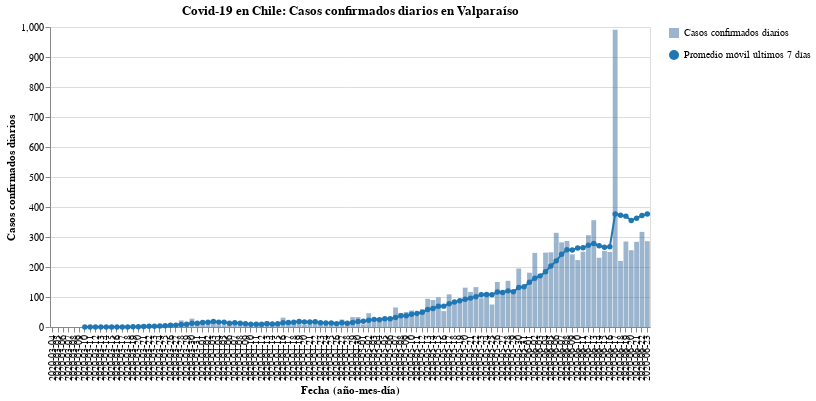

Notebook code for this chart:
### Code cell
#hide_input
bars, line = my_cases_plot(region)
(bars + line).properties(
    title=f'Covid-19 en Chile: Casos confirmados diarios en {region}',
    width=600
)

### Figure 1 — Vega-Lite specification as saved in the notebook (floating-point values rounded to 4 significant figures)
{"config": {"view": {"continuousWidth": 400, "continuousHeight": 300}}, "layer": [{"mark": {"type": "bar", "opacity": 0.7}, "encoding": {"opacity": {"type": "nominal", "field": "Casos confirmados diarios", "legend": {"title": ""}}, "tooltip": [{"type": "nominal", "field": "Fecha"}, {"type": "quantitative", "field": "Casos confirmados"}], "x": {"type": "nominal", "axis": {"title": "Fecha (año-mes-día)"}, "field": "Fecha"}, "y": {"type": "quantitative", "axis": {"title": "Casos confirmados diarios"}, "field": "Casos confirmados"}}}, {"mark": {"type": "line", "color": "#1f77b4", "point": {"filled": true, "fill": "#1f77b4"}}, "encoding": {"shape": {"type": "nominal", "field": "Promedio móvil últimos 7 días", "legend": {"title": ""}}, "x": {"type": "nominal", "axis": {"title": "Fecha (año-mes-día)"}, "field": "Fecha"}, "y": {"type": "quantitative", "field": "Rolling"}}}], "data": {"name": "data-b215c5097736a6bd373d674b40673b58"}, "title": "Covid-19 en Chile: Casos confirmados diarios en Valparaíso", "width": 600, "$schema": "https://vega.github.io/schema/vega-lite/v4.8.1.json", "datasets": {"data-b215c5097736a6bd373d674b40673b58": [{"Fecha": "2020-03-04", "Casos confirmados": 0, "Rolling": null, "Casos confirmados diarios": "Casos confirmados diarios", "Promedio móvil últimos 7 días": "Promedio móvil últimos 7 días"}, {"Fecha": "2020-03-05", "Casos confirmados": 0, "Rolling": null, "Casos confirmados diarios": "Casos confirmados diarios", "Promedio móvil últimos 7 días": "Promedio móvil últimos 7 días"}, {"Fecha": "2020-03-06", "Casos confirmados": 0, "Rolling": null, "Casos confirmados diarios": "Casos confirmados diarios", "Promedio móvil últimos 7 días": "Promedio móvil últimos 7 días"}, {"Fecha": "2020-03-07", "Casos confirmados": 0, "Rolling": null, "Casos confirmados diarios": "Casos confirmados diarios", "Promedio móvil últimos 7 días": "Promedio móvil últimos 7 días"}, {"Fecha": "2020-03-08", "Casos confirmados": 0, "Rolling": null, "Casos confirmados diarios": "Casos confirmados diarios", "Promedio móvil últimos 7 días": "Promedio móvil últimos 7 días"}, {"Fecha": "2020-03-09", "Casos confirmados": 0, "Rolling": null, "Casos confirmados diarios": "Casos confirmados diarios", "Promedio móvil últimos 7 días": "Promedio móvil últimos 7 días"}, {"Fecha": "2020-03-10", "Casos confirmados": 0, "Rolling": 0.0, "Casos confirmados diarios": "Casos confirmados diarios", "Promedio móvil últimos 7 días": "Promedio móvil últimos 7 días"}, {"Fecha": "2020-03-11", "Casos confirmados": 0, "Rolling": 0.0, "Casos confirmados diarios": "Casos confirmados diarios", "Promedio móvil últimos 7 días": "Promedio móvil últimos 7 días"}, {"Fecha": "2020-03-12", "Casos confirmados": 0, "Rolling": 0.0, "Casos confirmados diarios": "Casos confirmados diarios", "Promedio móvil últimos 7 días": "Promedio móvil últimos 7 días"}, {"Fecha": "2020-03-13", "Casos confirmados": 0, "Rolling": 0.0, "Casos confirmados diarios": "Casos confirmados diarios", "Promedio móvil últimos 7 días": "Promedio móvil últimos 7 días"}, {"Fecha": "2020-03-14", "Casos confirmados": 0, "Rolling": 0.0, "Casos confirmados diarios": "Casos confirmados diarios", "Promedio móvil últimos 7 días": "Promedio móvil últimos 7 días"}, {"Fecha": "2020-03-15", "Casos confirmados": 0, "Rolling": 0.0, "Casos confirmados diarios": "Casos confirmados diarios", "Promedio móvil últimos 7 días": "Promedio móvil últimos 7 días"}, {"Fecha": "2020-03-16", "Casos confirmados": 1, "Rolling": 0.1429, "Casos confirmados diarios": "Casos confirmados diarios", "Promedio móvil últimos 7 días": "Promedio móvil últimos 7 días"}, {"Fecha": "2020-03-17", "Casos confirmados": 0, "Rolling": 0.1429, "Casos confirmados diarios": "Casos confirmados diarios", "Promedio móvil últimos 7 días": "Promedio móvil últimos 7 días"}, {"Fecha": "2020-03-18", "Casos confirmados": 0, "Rolling": 0.1429, "Casos confirmados diarios": "Casos confirmados diarios", "Promedio móvil últimos 7 días": "Promedio móvil últimos 7 días"}, {"Fecha": "2020-03-19", "Casos confirmados": 3, "Rolling": 0.5714, "Casos confirmados diarios": "Casos confirmados diarios", "Promedio móvil últimos 7 días": "Promedio móvil últimos 7 días"}, {"Fecha": "2020-03-20", "Casos confirmados": 1, "Rolling": 0.7143, "Casos confirmados diarios": "Casos confirmados diarios", "Promedio móvil últimos 7 días": "Promedio móvil últimos 7 días"}, {"Fecha": "2020-03-21", "Casos confirmados": 8, "Rolling": 1.857, "Casos confirmados diarios": "Casos confirmados diarios", "Promedio móvil últimos 7 días": "Promedio móvil últimos 7 días"}, {"Fecha": "2020-03-22", "Casos confirmados": 3, "Rolling": 2.286, "Casos confirmados diarios": "Casos confirmados diarios", "Promedio móvil últimos 7 días": "Promedio móvil últimos 7 días"}, {"Fecha": "2020-03-23", "Casos confirmados": 3, "Rolling": 2.571, "Casos confirmados diarios": "Casos confirmados diarios", "Promedio móvil últimos 7 días": "Promedio móvil últimos 7 días"}, {"Fecha": "2020-03-24", "Casos confirmados": 6, "Rolling": 3.429, "Casos confirmados diarios": "Casos confirmados diarios", "Promedio móvil últimos 7 días": "Promedio móvil últimos 7 días"}, {"Fecha": "2020-03-25", "Casos confirmados": 7, "Rolling": 4.429, "Casos confirmados diarios": "Casos confirmados diarios", "Promedio móvil últimos 7 días": "Promedio móvil últimos 7 días"}, {"Fecha": "2020-03-26", "Casos confirmados": 12, "Rolling": 5.714, "Casos confirmados diarios": "Casos confirmados diarios", "Promedio móvil últimos 7 días": "Promedio móvil últimos 7 días"}, {"Fecha": "2020-03-27", "Casos confirmados": 5, "Rolling": 6.286, "Casos confirmados diarios": "Casos confirmados diarios", "Promedio móvil últimos 7 días": "Promedio móvil últimos 7 días"}, {"Fecha": "2020-03-28", "Casos confirmados": 22, "Rolling": 8.286, "Casos confirmados diarios": "Casos confirmados diarios", "Promedio móvil últimos 7 días": "Promedio móvil últimos 7 días"}, {"Fecha": "2020-03-29", "Casos confirmados": 9, "Rolling": 9.143, "Casos confirmados diarios": "Casos confirmados diarios", "Promedio móvil últimos 7 días": "Promedio móvil últimos 7 días"}, {"Fecha": "2020-03-30", "Casos confirmados": 28, "Rolling": 12.71, "Casos confirmados diarios": "Casos confirmados diarios", "Promedio móvil últimos 7 días": "Promedio móvil últimos 7 días"}, {"Fecha": "2020-03-31", "Casos confirmados": 7, "Rolling": 12.86, "Casos confirmados diarios": "Casos confirmados diarios", "Promedio móvil últimos 7 días": "Promedio móvil últimos 7 días"}, {"Fecha": "2020-04-01", "Casos confirmados": 21, "Rolling": 14.86, "Casos confirmados diarios": "Casos confirmados diarios", "Promedio móvil últimos 7 días": "Promedio móvil últimos 7 días"}, {"Fecha": "2020-04-02", "Casos confirmados": 20, "Rolling": 16.0, "Casos confirmados diarios": "Casos confirmados diarios", "Promedio móvil últimos 7 días": "Promedio móvil últimos 7 días"}, {"Fecha": "2020-04-03", "Casos confirmados": 20, "Rolling": 18.14, "Casos confirmados diarios": "Casos confirmados diarios", "Promedio móvil últimos 7 días": "Promedio móvil últimos 7 días"}, {"Fecha": "2020-04-04", "Casos confirmados": 9, "Rolling": 16.29, "Casos confirmados diarios": "Casos confirmados diarios", "Promedio móvil últimos 7 días": "Promedio móvil últimos 7 días"}, {"Fecha": "2020-04-05", "Casos confirmados": 6, "Rolling": 15.86, "Casos confirmados diarios": "Casos confirmados diarios", "Promedio móvil últimos 7 días": "Promedio móvil últimos 7 días"}, {"Fecha": "2020-04-06", "Casos confirmados": 7, "Rolling": 12.86, "Casos confirmados diarios": "Casos confirmados diarios", "Promedio móvil últimos 7 días": "Promedio móvil últimos 7 días"}, {"Fecha": "2020-04-07", "Casos confirmados": 16, "Rolling": 14.14, "Casos confirmados diarios": "Casos confirmados diarios", "Promedio móvil últimos 7 días": "Promedio móvil últimos 7 días"}, {"Fecha": "2020-04-08", "Casos confirmados": 11, "Rolling": 12.71, "Casos confirmados diarios": "Casos confirmados diarios", "Promedio móvil últimos 7 días": "Promedio móvil últimos 7 días"}, {"Fecha": "2020-04-09", "Casos confirmados": 5, "Rolling": 10.57, "Casos confirmados diarios": "Casos confirmados diarios", "Promedio móvil últimos 7 días": "Promedio móvil últimos 7 días"}, {"Fecha": "2020-04-10", "Casos confirmados": 11, "Rolling": 9.286, "Casos confirmados diarios": "Casos confirmados diarios", "Promedio móvil últimos 7 días": "Promedio móvil últimos 7 días"}, {"Fecha": "2020-04-11", "Casos confirmados": 7, "Rolling": 9.0, "Casos confirmados diarios": "Casos confirmados diarios", "Promedio móvil últimos 7 días": "Promedio móvil últimos 7 días"}, {"Fecha": "2020-04-12", "Casos confirmados": 6, "Rolling": 9.0, "Casos confirmados diarios": "Casos confirmados diarios", "Promedio móvil últimos 7 días": "Promedio móvil últimos 7 días"}, {"Fecha": "2020-04-13", "Casos confirmados": 19, "Rolling": 10.71, "Casos confirmados diarios": "Casos confirmados diarios", "Promedio móvil últimos 7 días": "Promedio móvil últimos 7 días"}, {"Fecha": "2020-04-14", "Casos confirmados": 12, "Rolling": 10.14, "Casos confirmados diarios": "Casos confirmados diarios", "Promedio móvil últimos 7 días": "Promedio móvil últimos 7 días"}, {"Fecha": "2020-04-15", "Casos confirmados": 14, "Rolling": 10.57, "Casos confirmados diarios": "Casos confirmados diarios", "Promedio móvil últimos 7 días": "Promedio móvil últimos 7 días"}, {"Fecha": "2020-04-16", "Casos confirmados": 31, "Rolling": 14.29, "Casos confirmados diarios": "Casos confirmados diarios", "Promedio móvil últimos 7 días": "Promedio móvil últimos 7 días"}, {"Fecha": "2020-04-17", "Casos confirmados": 15, "Rolling": 14.86, "Casos confirmados diarios": "Casos confirmados diarios", "Promedio móvil últimos 7 días": "Promedio móvil últimos 7 días"}, {"Fecha": "2020-04-18", "Casos confirmados": 14, "Rolling": 15.86, "Casos confirmados diarios": "Casos confirmados diarios", "Promedio móvil últimos 7 días": "Promedio móvil últimos 7 días"}, {"Fecha": "2020-04-19", "Casos confirmados": 22, "Rolling": 18.14, "Casos confirmados diarios": "Casos confirmados diarios", "Promedio móvil últimos 7 días": "Promedio móvil últimos 7 días"}, {"Fecha": "2020-04-20", "Casos confirmados": 7, "Rolling": 16.43, "Casos confirmados diarios": "Casos confirmados diarios", "Promedio móvil últimos 7 días": "Promedio móvil últimos 7 días"}, {"Fecha": "2020-04-21", "Casos confirmados": 15, "Rolling": 16.86, "Casos confirmados diarios": "Casos confirmados diarios", "Promedio móvil últimos 7 días": "Promedio móvil últimos 7 días"}, {"Fecha": "2020-04-22", "Casos confirmados": 18, "Rolling": 17.43, "Casos confirmados diarios": "Casos confirmados diarios", "Promedio móvil últimos 7 días": "Promedio móvil últimos 7 días"}, {"Fecha": "2020-04-23", "Casos confirmados": 8, "Rolling": 14.14, "Casos confirmados diarios": "Casos confirmados diarios", "Promedio móvil últimos 7 días": "Promedio móvil últimos 7 días"}, {"Fecha": "2020-04-24", "Casos confirmados": 7, "Rolling": 13.0, "Casos confirmados diarios": "Casos confirmados diarios", "Promedio móvil últimos 7 días": "Promedio móvil últimos 7 días"}, {"Fecha": "2020-04-25", "Casos confirmados": 18, "Rolling": 13.57, "Casos confirmados diarios": "Casos confirmados diarios", "Promedio móvil últimos 7 días": "Promedio móvil últimos 7 días"}, {"Fecha": "2020-04-26", "Casos confirmados": 6, "Rolling": 11.29, "Casos confirmados diarios": "Casos confirmados diarios", "Promedio móvil últimos 7 días": "Promedio móvil últimos 7 días"}, {"Fecha": "2020-04-27", "Casos confirmados": 25, "Rolling": 13.86, "Casos confirmados diarios": "Casos confirmados diarios", "Promedio móvil últimos 7 días": "Promedio móvil últimos 7 días"}, {"Fecha": "2020-04-28", "Casos confirmados": 8, "Rolling": 12.86, "Casos confirmados diarios": "Casos confirmados diarios", "Promedio móvil últimos 7 días": "Promedio móvil últimos 7 días"}, {"Fecha": "2020-04-29", "Casos confirmados": 33, "Rolling": 15.0, "Casos confirmados diarios": "Casos confirmados diarios", "Promedio móvil últimos 7 días": "Promedio móvil últimos 7 días"}, {"Fecha": "2020-04-30", "Casos confirmados": 33, "Rolling": 18.57, "Casos confirmados diarios": "Casos confirmados diarios", "Promedio móvil últimos 7 días": "Promedio móvil últimos 7 días"}, {"Fecha": "2020-05-01", "Casos confirmados": 9, "Rolling": 18.86, "Casos confirmados diarios": "Casos confirmados diarios", "Promedio móvil últimos 7 días": "Promedio móvil últimos 7 días"}, {"Fecha": "2020-05-02", "Casos confirmados": 46, "Rolling": 22.86, "Casos confirmados diarios": "Casos confirmados diarios", "Promedio móvil últimos 7 días": "Promedio móvil últimos 7 días"}, {"Fecha": "2020-05-03", "Casos confirmados": 24, "Rolling": 25.43, "Casos confirmados diarios": "Casos confirmados diarios", "Promedio móvil últimos 7 días": "Promedio móvil últimos 7 días"}, {"Fecha": "2020-05-04", "Casos confirmados": 18, "Rolling": 24.43, "Casos confirmados diarios": "Casos confirmados diarios", "Promedio móvil últimos 7 días": "Promedio móvil últimos 7 días"}, {"Fecha": "2020-05-05", "Casos confirmados": 31, "Rolling": 27.71, "Casos confirmados diarios": "Casos confirmados diarios", "Promedio móvil últimos 7 días": "Promedio móvil últimos 7 días"}, {"Fecha": "2020-05-06", "Casos confirmados": 29, "Rolling": 27.14, "Casos confirmados diarios": "Casos confirmados diarios", "Promedio móvil últimos 7 días": "Promedio móvil últimos 7 días"}, {"Fecha": "2020-05-07", "Casos confirmados": 65, "Rolling": 31.71, "Casos confirmados diarios": "Casos confirmados diarios", "Promedio móvil últimos 7 días": "Promedio móvil últimos 7 días"}, {"Fecha": "2020-05-08", "Casos confirmados": 47, "Rolling": 37.14, "Casos confirmados diarios": "Casos confirmados diarios", "Promedio móvil últimos 7 días": "Promedio móvil últimos 7 días"}, {"Fecha": "2020-05-09", "Casos confirmados": 50, "Rolling": 37.71, "Casos confirmados diarios": "Casos confirmados diarios", "Promedio móvil últimos 7 días": "Promedio móvil últimos 7 días"}, {"Fecha": "2020-05-10", "Casos confirmados": 55, "Rolling": 42.14, "Casos confirmados diarios": "Casos confirmados diarios", "Promedio móvil últimos 7 días": "Promedio móvil últimos 7 días"}, {"Fecha": "2020-05-11", "Casos confirmados": 37, "Rolling": 44.86, "Casos confirmados diarios": "Casos confirmados diarios", "Promedio móvil últimos 7 días": "Promedio móvil últimos 7 días"}, {"Fecha": "2020-05-12", "Casos confirmados": 59, "Rolling": 48.86, "Casos confirmados diarios": "Casos confirmados diarios", "Promedio móvil últimos 7 días": "Promedio móvil últimos 7 días"}, {"Fecha": "2020-05-13", "Casos confirmados": 94, "Rolling": 58.14, "Casos confirmados diarios": "Casos confirmados diarios", "Promedio móvil últimos 7 días": "Promedio móvil últimos 7 días"}, {"Fecha": "2020-05-14", "Casos confirmados": 90, "Rolling": 61.71, "Casos confirmados diarios": "Casos confirmados diarios", "Promedio móvil últimos 7 días": "Promedio móvil últimos 7 días"}, {"Fecha": "2020-05-15", "Casos confirmados": 99, "Rolling": 69.14, "Casos confirmados diarios": "Casos confirmados diarios", "Promedio móvil últimos 7 días": "Promedio móvil últimos 7 días"}, {"Fecha": "2020-05-16", "Casos confirmados": 53, "Rolling": 69.57, "Casos confirmados diarios": "Casos confirmados diarios", "Promedio móvil últimos 7 días": "Promedio móvil últimos 7 días"}, {"Fecha": "2020-05-17", "Casos confirmados": 109, "Rolling": 77.29, "Casos confirmados diarios": "Casos confirmados diarios", "Promedio móvil últimos 7 días": "Promedio móvil últimos 7 días"}, {"Fecha": "2020-05-18", "Casos confirmados": 79, "Rolling": 83.29, "Casos confirmados diarios": "Casos confirmados diarios", "Promedio móvil últimos 7 días": "Promedio móvil últimos 7 días"}, {"Fecha": "2020-05-19", "Casos confirmados": 86, "Rolling": 87.14, "Casos confirmados diarios": "Casos confirmados diarios", "Promedio móvil últimos 7 días": "Promedio móvil últimos 7 días"}, {"Fecha": "2020-05-20", "Casos confirmados": 131, "Rolling": 92.43, "Casos confirmados diarios": "Casos confirmados diarios", "Promedio móvil últimos 7 días": "Promedio móvil últimos 7 días"}, {"Fecha": "2020-05-21", "Casos confirmados": 117, "Rolling": 96.29, "Casos confirmados diarios": "Casos confirmados diarios", "Promedio móvil últimos 7 días": "Promedio móvil últimos 7 días"}, {"Fecha": "2020-05-22", "Casos confirmados": 133, "Rolling": 101.1, "Casos confirmados diarios": "Casos confirmados diarios", "Promedio móvil últimos 7 días": "Promedio móvil últimos 7 días"}, {"Fecha": "2020-05-23", "Casos confirmados": 96, "Rolling": 107.3, "Casos confirmados diarios": "Casos confirmados diarios", "Promedio móvil últimos 7 días": "Promedio móvil últimos 7 días"}, {"Fecha": "2020-05-24", "Casos confirmados": 114, "Rolling": 108.0, "Casos confirmados diarios": "Casos confirmados diarios", "Promedio móvil últimos 7 días": "Promedio móvil últimos 7 días"}, {"Fecha": "2020-05-25", "Casos confirmados": 75, "Rolling": 107.4, "Casos confirmados diarios": "Casos confirmados diarios", "Promedio móvil últimos 7 días": "Promedio móvil últimos 7 días"}, {"Fecha": "2020-05-26", "Casos confirmados": 150, "Rolling": 116.6, "Casos confirmados diarios": "Casos confirmados diarios", "Promedio móvil últimos 7 días": "Promedio móvil últimos 7 días"}, {"Fecha": "2020-05-27", "Casos confirmados": 121, "Rolling": 115.1, "Casos confirmados diarios": "Casos confirmados diarios", "Promedio móvil últimos 7 días": "Promedio móvil últimos 7 días"}, {"Fecha": "2020-05-28", "Casos confirmados": 154, "Rolling": 120.4, "Casos confirmados diarios": "Casos confirmados diarios", "Promedio móvil últimos 7 días": "Promedio móvil últimos 7 días"}, {"Fecha": "2020-05-29", "Casos confirmados": 112, "Rolling": 117.4, "Casos confirmados diarios": "Casos confirmados diarios", "Promedio móvil últimos 7 días": "Promedio móvil últimos 7 días"}, {"Fecha": "2020-05-30", "Casos confirmados": 195, "Rolling": 131.6, "Casos confirmados diarios": "Casos confirmados diarios", "Promedio móvil últimos 7 días": "Promedio móvil últimos 7 días"}, {"Fecha": "2020-05-31", "Casos confirmados": 130, "Rolling": 133.9, "Casos confirmados diarios": "Casos confirmados diarios", "Promedio móvil últimos 7 días": "Promedio móvil últimos 7 días"}, {"Fecha": "2020-06-01", "Casos confirmados": 181, "Rolling": 149.0, "Casos confirmados diarios": "Casos confirmados diarios", "Promedio móvil últimos 7 días": "Promedio móvil últimos 7 días"}, {"Fecha": "2020-06-02", "Casos confirmados": 247, "Rolling": 162.9, "Casos confirmados diarios": "Casos confirmados diarios", "Promedio móvil últimos 7 días": "Promedio móvil últimos 7 días"}, {"Fecha": "2020-06-03", "Casos confirmados": 174, "Rolling": 170.4, "Casos confirmados diarios": "Casos confirmados diarios", "Promedio móvil últimos 7 días": "Promedio móvil últimos 7 días"}, {"Fecha": "2020-06-04", "Casos confirmados": 248, "Rolling": 183.9, "Casos confirmados diarios": "Casos confirmados diarios", "Promedio móvil últimos 7 días": "Promedio móvil últimos 7 días"}, {"Fecha": "2020-06-05", "Casos confirmados": 249, "Rolling": 203.4, "Casos confirmados diarios": "Casos confirmados diarios", "Promedio móvil últimos 7 días": "Promedio móvil últimos 7 días"}, {"Fecha": "2020-06-06", "Casos confirmados": 314, "Rolling": 220.4, "Casos confirmados diarios": "Casos confirmados diarios", "Promedio móvil últimos 7 días": "Promedio móvil últimos 7 días"}, {"Fecha": "2020-06-07", "Casos confirmados": 282, "Rolling": 242.1, "Casos confirmados diarios": "Casos confirmados diarios", "Promedio móvil últimos 7 días": "Promedio móvil últimos 7 días"}, {"Fecha": "2020-06-08", "Casos confirmados": 287, "Rolling": 257.3, "Casos confirmados diarios": "Casos confirmados diarios", "Promedio móvil últimos 7 días": "Promedio móvil últimos 7 días"}, {"Fecha": "2020-06-09", "Casos confirmados": 242, "Rolling": 256.6, "Casos confirmados diarios": "Casos confirmados diarios", "Promedio móvil últimos 7 días": "Promedio móvil últimos 7 días"}, {"Fecha": "2020-06-10", "Casos confirmados": 223, "Rolling": 263.6, "Casos confirmados diarios": "Casos confirmados diarios", "Promedio móvil últimos 7 días": "Promedio móvil últimos 7 días"}, {"Fecha": "2020-06-11", "Casos confirmados": 251, "Rolling": 264.0, "Casos confirmados diarios": "Casos confirmados diarios", "Promedio móvil últimos 7 días": "Promedio móvil últimos 7 días"}, {"Fecha": "2020-06-12", "Casos confirmados": 306, "Rolling": 272.1, "Casos confirmados diarios": "Casos confirmados diarios", "Promedio móvil últimos 7 días": "Promedio móvil últimos 7 días"}, {"Fecha": "2020-06-13", "Casos confirmados": 356, "Rolling": 278.1, "Casos confirmados diarios": "Casos confirmados diarios", "Promedio móvil últimos 7 días": "Promedio móvil últimos 7 días"}, {"Fecha": "2020-06-14", "Casos confirmados": 231, "Rolling": 270.9, "Casos confirmados diarios": "Casos confirmados diarios", "Promedio móvil últimos 7 días": "Promedio móvil últimos 7 días"}, {"Fecha": "2020-06-15", "Casos confirmados": 254, "Rolling": 266.1, "Casos confirmados diarios": "Casos confirmados diarios", "Promedio móvil últimos 7 días": "Promedio móvil últimos 7 días"}, {"Fecha": "2020-06-16", "Casos confirmados": 250, "Rolling": 267.3, "Casos confirmados diarios": "Casos confirmados diarios", "Promedio móvil últimos 7 días": "Promedio móvil últimos 7 días"}, {"Fecha": "2020-06-17", "Casos confirmados": 991, "Rolling": 377.0, "Casos confirmados diarios": "Casos confirmados diarios", "Promedio móvil últimos 7 días": "Promedio móvil últimos 7 días"}, {"Fecha": "2020-06-18", "Casos confirmados": 220, "Rolling": 372.6, "Casos confirmados diarios": "Casos confirmados diarios", "Promedio móvil últimos 7 días": "Promedio móvil últimos 7 días"}, {"Fecha": "2020-06-19", "Casos confirmados": 285, "Rolling": 369.6, "Casos confirmados diarios": "Casos confirmados diarios", "Promedio móvil últimos 7 días": "Promedio móvil últimos 7 días"}, {"Fecha": "2020-06-20", "Casos confirmados": 256, "Rolling": 355.3, "Casos confirmados diarios": "Casos confirmados diarios", "Promedio móvil últimos 7 días": "Promedio móvil últimos 7 días"}, {"Fecha": "2020-06-21", "Casos confirmados": 284, "Rolling": 362.9, "Casos confirmados diarios": "Casos confirmados diarios", "Promedio móvil últimos 7 días": "Promedio móvil últimos 7 días"}, {"Fecha": "2020-06-22", "Casos confirmados": 317, "Rolling": 371.9, "Casos confirmados diarios": "Casos confirmados diarios", "Promedio móvil últimos 7 días": "Promedio móvil últimos 7 días"}, {"Fecha": "2020-06-23", "Casos confirmados": 286, "Rolling": 377.0, "Casos confirmados diarios": "Casos confirmados diarios", "Promedio móvil últimos 7 días": "Promedio móvil últimos 7 días"}]}}
